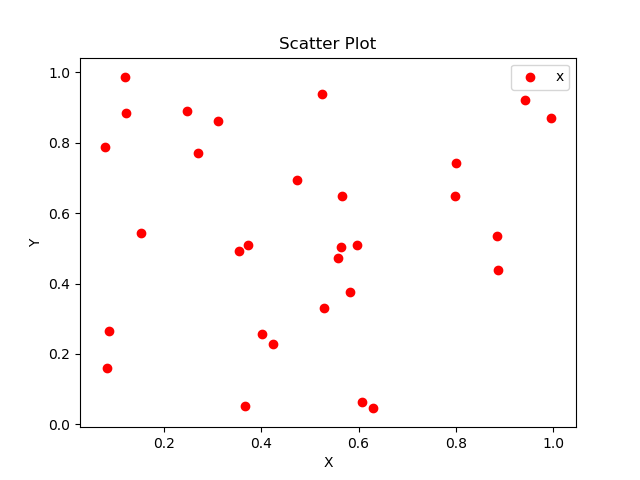

Source code (Python):
import numpy as np
import matplotlib.pyplot as plt

# generate data
x = np.random.rand(1, 30)
y = np.random.rand(1, 30)

# configure and plot
fig = plt.figure()
ax1 = fig.add_subplot(111)
ax1.set_title('Scatter Plot')
plt.xlabel('X')
plt.ylabel('Y')
ax1.scatter(x,y, c='r', marker='o') # scatter plot
plt.legend('x1')
plt.savefig("scatter_plot.png")
plt.show()
